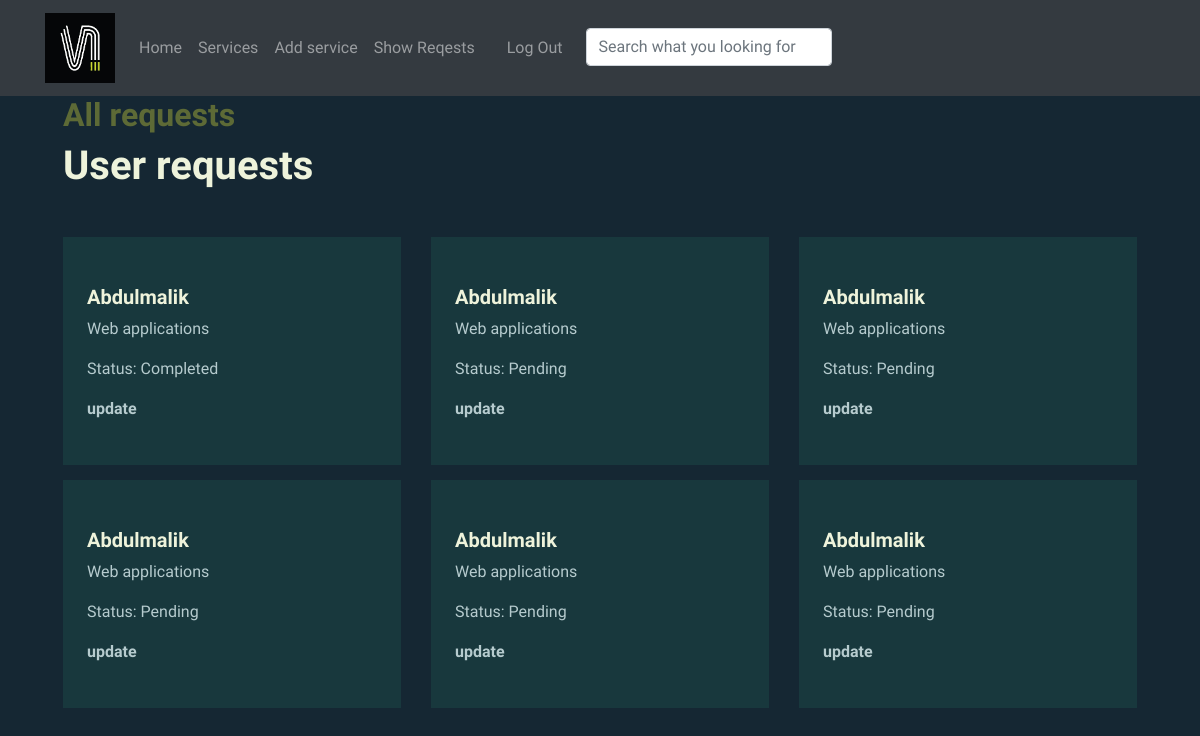
Page /Requests/manage/ (signed in) on the committed database.
### Requests/models.py (models this page shows)
class ServiceRequest(models.Model):
    user = models.ForeignKey(User, on_delete=models.CASCADE)
    service = models.ForeignKey(Service, on_delete=models.CASCADE)
    status_choise = (("Pending", "Pending"), ("In progress", "In progress"), ("Completed", "Completed"),)
    status = models.CharField(max_length=300, choices=status_choise , default="Pending")

class Service(models.Model):
    title = models.CharField(max_length=2048)
    description=models.TextField()
    image = models.ImageField(upload_to="images/", default="images/default.jpg")
    created_at = models.DateTimeField(auto_now_add=True)

### Requests/views.py (the view)
# urls.py: path("manage/", views.manage_request, name="manage_request"),
def manage_request(request:HttpRequest):
    if not request.user.is_staff:
            return redirect("main:intro_view")
    new_request = ServiceRequest.objects.all()
    return render(request,"Requests/ManageReq.html" , {"allreq" : new_request})

### Requests/templates/Requests/ManageReq.html (shortened to what this page needs)
{% extends 'main/base.html' %}
{% block body %}
<section id="services" class="-height px-lg-5">
    <div class="container">
        <div class="row pb-4" data-aos="fade-up">
            <div class="col-lg-8">
                <h2 class="text-brand">All requests</h2>
                <h1>User requests</h1>
            </div>
        </div>
        <div class="row gy-4">
        {% for request in allreq %}
            <div class="col-4" data-aos="fade-up" data-aos-delay="300" style="margin-top: 15px;" >
                <div class="service p-4 bg-base rounded-4 shadow-effect">
                    <h5 style="word-wrap: break-word;" class="mt-4 mb-2">{{ request.user.first_name }}</h5>
                    <p style="word-wrap: break-word;">{{ request.service.title }}</p>
                    <p style="word-wrap: break-word;">Status: {{ request.status }}</p>
                    <a href="{% url 'Requests:update_status' request.id %}" class="link-custom">update</a>
                    <br>
                    <div style="padding: 10px;">
                </div>
                </div>
            </div>
            {% endfor %}
        </div>
    </div>
</section>
{% endblock body %}

### main/static/styles/sstyle.css (style rules this page uses)
:root { --color-body: #b6cbce; --color-heading: #eef3db; --color-base: #18383d; --color-base2: #022a30; --color-brand: #5d6a36; --color-brand2: #deff58; --sidbar-width: 240px; --font-base: "Bai Jamjuree"; }
body { background-color: #152733; color: var(--color-body); font-family: var(--font-base), sans-serif; }
h1,h2,h3,h4,h5,h6 { color: var(--color-heading); font-weight: 700; }
a { text-decoration: none; color: var(--color-body); transition: all 0.4s ease; }
.text-brand { color: var(--color-brand); }
.bg-base { background-color: var(--color-base); }
.shadow-effect { transition: all 0.5s; }
.link-custom { font-weight: 700; position: relative; }
.link-custom::after { content: ""; width: 0%; height: 2px; background-color: var(--color-brand); position: absolute; left: 0; top: 110%; transition: all 0.4s; }

### rows in the picture
ServiceRequest: user.first_name "Abdulmalik", service "Web applications", status "Completed"
ServiceRequest: user.first_name "Abdulmalik", service "Web applications", status "Pending"
ServiceRequest: user.first_name "Abdulmalik", service "Web applications", status "Pending"
ServiceRequest: user.first_name "Abdulmalik", service "Web applications", status "Pending"
ServiceRequest: user.first_name "Abdulmalik", service "Web applications", status "Pending"
ServiceRequest: user.first_name "Abdulmalik", service "Web applications", status "Pending"
